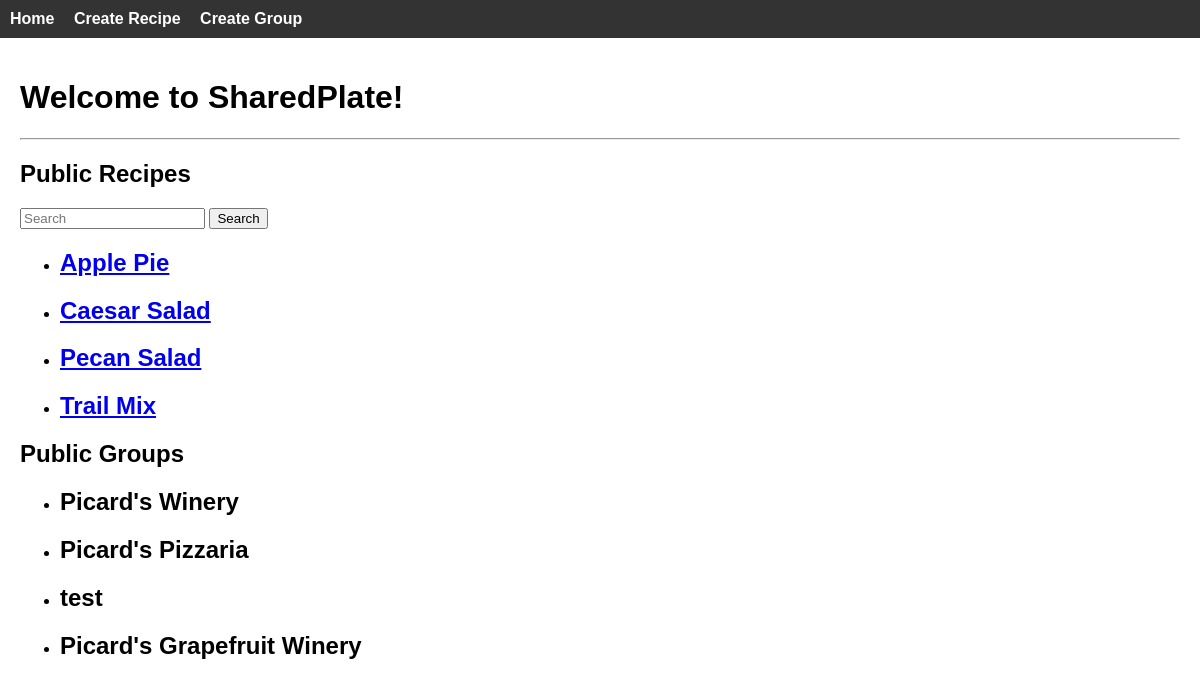
Before: / with the older database file.
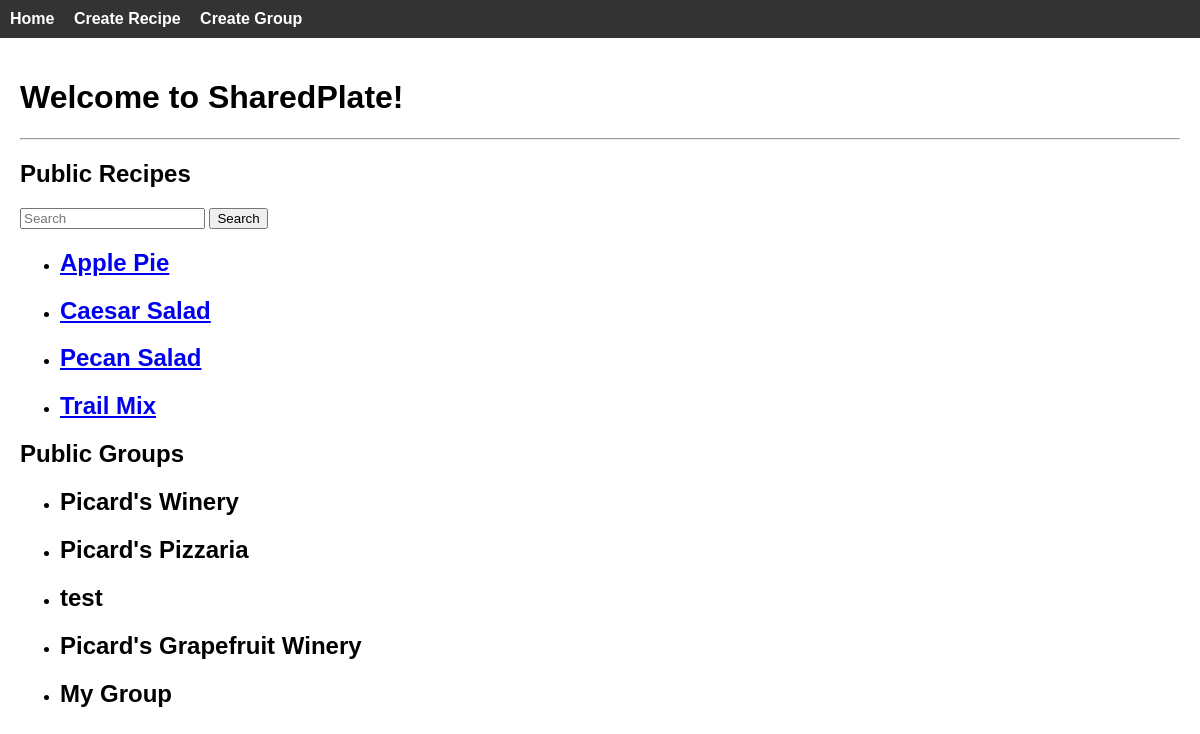
After: the same page with the newer database file.
### app/models.py (models this page shows)
class Recipe(db.Model):
    __tablename__ = 'recipe'
    id = db.Column(db.Integer, primary_key=True)
    user_email = db.Column(db.String(64), db.ForeignKey('user.email'), nullable=False)
    group_id = db.Column(db.Integer, db.ForeignKey('group.id'), nullable=False)
    title = db.Column(db.String(64), nullable=False)
    prep_time = db.Column(db.Integer, nullable = False)
    cook_time = db.Column(db.Integer, nullable=False)
    body = db.Column(db.TEXT, nullable=False)
    category = db.Column(db.String(64), nullable=False)
    num_serves = db.Column(db.Integer, nullable = False)
    privacy_setting = db.Column(db.String(64), nullable=False)
    is_validated = db.Column(db.Boolean, nullable=True)
    date_posted = db.Column(db.TEXT, nullable=False)
    forked_from_id = db.Column(db.Integer, db.ForeignKey('recipe.id'), nullable=True)

class Group(db.Model):
    __tablename__ = 'group'
    id = db.Column(db.Integer, primary_key=True)
    group_name = db.Column(db.String(64), nullable=False)
    privacy_setting = db.Column(db.String(64), nullable=False)

### app/routes.py (the view)
@app.route('/', methods=['GET'])
def home():
    form = SearchRecipe(request.args)
    recipes_query = Recipe.query.filter_by(privacy_setting='public')
    groups_query = Group.query.filter_by(privacy_setting='public')
    if form.search.data and form.search.data.strip():
        recipes_query = recipes_query.filter(
            Recipe.title.ilike(f"%{form.search.data}%")
        )
    recipes = recipes_query.all()
    groups = groups_query.all()
    return render_template('index.html', recipes=recipes, groups=groups, form=form)

### app/forms.py
class SearchRecipe(FlaskForm):
    search = StringField("Search recipes:", validators=[Optional()])
    submit = SubmitField('Search')

### app/templates/index.html (shortened to what this page needs)
{% extends "base.html" %}
{% block content %}
  <h1>Welcome to SharedPlate!</h1>
  <hr>
<h2> Public Recipes </h2>
  <form method="get" action="{{ url_for('home') }}" autocomplete="off">
    {{ form.search(placeholder='Search') }}
    {{ form.submit }}
  </form>
  {% if recipes %}
    <ul class="recipes">
      {% for recipe in recipes %}
        <li class="recipe">
          <h2><a href="{{ url_for('recipe_detail', recipe_id=recipe.id) }}">{{ recipe.title }}</a></h2>
        </li>
      {% endfor %}
    </ul>
  {% else %}
    <p>No Public Recipes</p>
  {% endif %}
<h2> Public Groups </h2>
  {% if groups %}
    <ul class="groups">
      {% for group in groups %}
        <li class="group">
          <h2> {{ group.group_name }} </h2>
        </li>
      {% endfor %}
    </ul>
  {% else %}
    <p>No Public Groups</p>
  {% endif %}
{% endblock %}

### app/templates/base.html (shortened to what this page needs)
<!DOCTYPE html>
<html>
<head>
</head>
<body>
<div class="navbar">
    <a href="/">Home</a>
    <a href="/create-recipe">Create Recipe</a>
    <a href="/create-group">Create Group</a>
</div>
<div class="container">
    {% block content %}{% endblock %}
</div>
</body>
</html>

### app/templates/base.html (style rules this page uses)
body { font-family: Arial, sans-serif; margin: 0; }
.navbar { background-color: #333; overflow: hidden; padding: 10px; }
.navbar a { color: white; text-decoration: none; margin-right: 15px; font-weight: bold; }
.container { padding: 20px; }

Changed rows visible on the page:
added Group: group_name "My Group"
